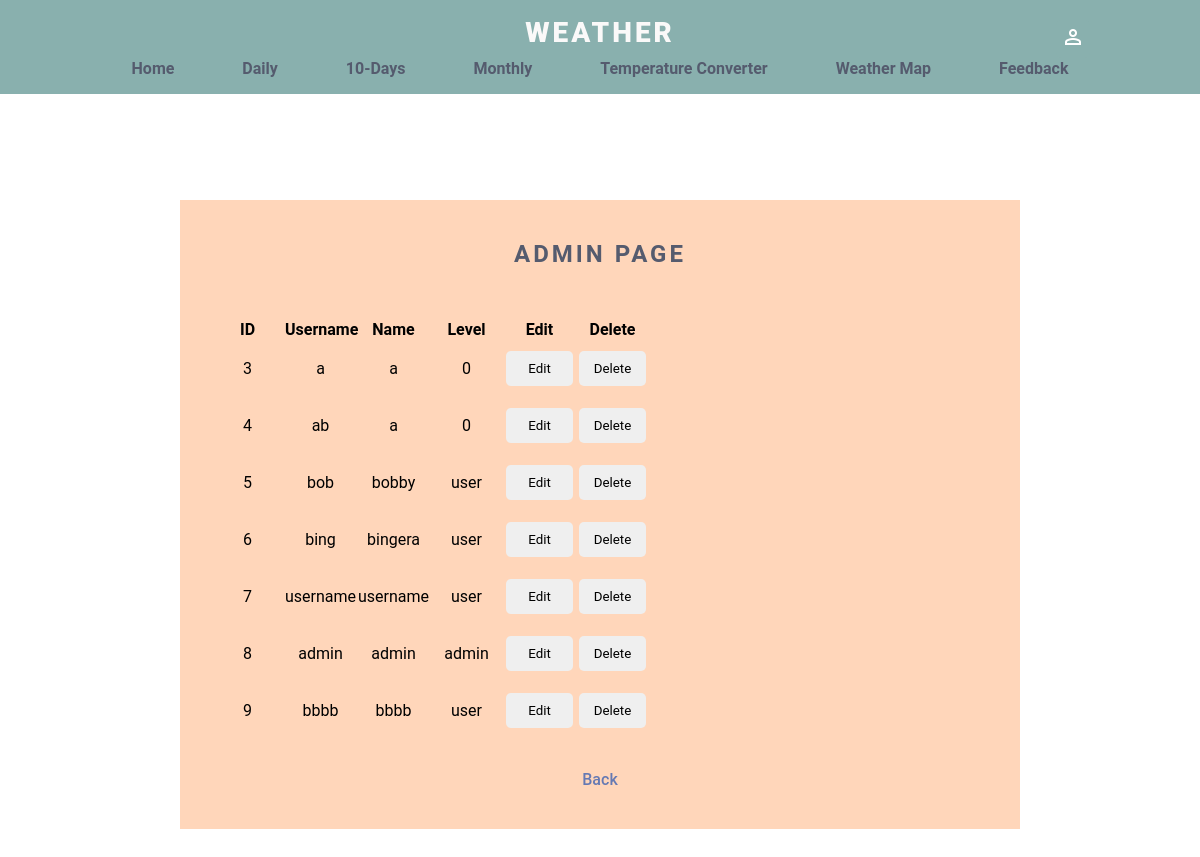
The app's page /adminPage.php (signed in) with its own data.
### tables this page shows
CREATE TABLE `users` (
  `id` int(11) NOT NULL,
  `username` varchar(255) NOT NULL,
  `password` varchar(255) NOT NULL,
  `name` varchar(255) NOT NULL,
  `level` varchar(10) NOT NULL
);

### adminPage.php (the view, shortened to what this page needs)
<?php
    if(isset($_SESSION['id']) && isset($_SESSION['username'])){
?>
<!DOCTYPE html>
<html>
    <head>
        <link rel="stylesheet" href="design.css">
    </head>
    <body>
        <nav>
            <h1>Weather</h1>
            <div class="container">
                <div class="hyperlinks">
                    <a href="index.php">Home</a>
                    <a href="daily.php">Daily</a>
                    <a href="#">10-Days</a>
                    <a href="#">Monthly</a>
                    <a href="tempConvert.php">Temperature Converter</a>
                    <a href="#">Weather Map</a>
                    <a href="feedback.php">Feedback</a>
                </div>
                <div class ="dropdown">
                    <button class ="dropbtn"><span class="material-symbols-outlined">person</span></button>
                    </div>
                </div>
        </nav>
        <div class="homeContent">
            <h2>Admin Page</h2>
            <form action="adminEdit.php" method="POST">
                <table class="adminTable">
                    <tr>
                        <th> ID </th>
                        <th> Username </th>
                        <th> Name </th>
                        <th> Level </th>
                        <th> Edit </th>
                        <th> Delete </th>
                    </tr>
                    <?php
                        include "db_conn.php";
                        $sql = "SELECT * FROM users";
                        $Table = mysqli_query($conn, $sql);
                        while($Row = mysqli_fetch_array($Table)){
                    ?>
                    <tr>
                        <td> <?php echo $Row['id'] ?></td>
                        <td> <?php echo $Row['username'] ?></td>
                        <td> <?php echo $Row['name'] ?></td>
                        <td> <?php echo $Row['level'] ?></td>
                        <td><input type="submit" name="edit/<?php $Row['id'] ?>" value="Edit"></td>
                        <td><input type="submit" name="delete/<?php $Row['id'] ?>" value="Delete"></td>
                    </tr>
                    <?php } ?>
                </table>
            </form>
            <a href = "home.php" class="account-button">Back</a>
        </div>
    </body>
</html>
<?php
    }
    else{
        header("Location: login.php");
        exit();
    }
?>

### design.css (style rules this page uses)
html, body { width: 100%; height: 100%; margin: 0; padding: 0; }
.adminTable { width: 100% !important; margin-top: 10px; margin-left: auto; margin-right: auto; align-self: center; table-layout: fixed; }
table { margin: 0 auto; }
th { height: 10px; width: fit-content; }
* { margin: 0; padding: 0; box-sizing: border-box; font-family: 'Roboto' , sans-serif; }
* h1 { color: #faf9f9; font-size: 28px; font-weight: 900; letter-spacing: 3px; text-transform: uppercase; text-align: center; }
* h2 { color: #555b6e; font-size: 24px; font-weight: 600; letter-spacing: 3px; text-transform: uppercase; text-align: center; padding-bottom: 10px; }
form { width: 500px; border: 2px ; padding: 30px; }
input { display: block; border: 2px; width: 95%; padding: 10px; margin: 10px auto; border-radius: 5px; }
button { float: right; background:#f1f1f1; padding: 10px 15px; color:#555b6e; border-radius: 5px; margin-right: 10px; border-color: #f1f1f1; border: none; }
.homeContent { background-color: #ffd6ba; position: relative; z-index: 1; margin-top: 200px; width: 70%; padding-top: 40px; padding-bottom: 40px; align-self: center; margin-left: auto; margin-right: auto; text-align: center; justify-content: center; align-items: center; }
nav { position: fixed; top: 0; left: 0; right: 0; z-index: 99; background-color: #89b0ae; padding: 16px 32px; border-bottom: 3px; }
.hyperlinks { padding-top: 10px; margin: 0 0; text-align: center; }
.hyperlinks a { color: #555b6e; margin: 0 16px; font-weight: 600; text-decoration: none; transition: 0.4s; padding: 8px 16px; border-radius: 99px; text-align: center; }
.dropbtn { background-color: #89b0ae; color: white; padding: 5px; font-size: 16px; border: none; }
.dropdown { position: absolute; right: 100px; top: 20px; display: inline-block; }
.account-button { color: #6579b3; font-weight: 540; text-decoration: none; transition: 0.4s; padding: 10px 15px; position: relative; }

### records on screen
users: id "3", username "a", name "a", level "0"
users: id "4", username "ab", name "a", level "0"
users: id "5", username "bob", name "bobby", level "user"
users: id "6", username "bing", name "bingera", level "user"
users: id "7", username "username", name "username", level "user"
users: id "8", username "admin", name "admin", level "admin"
users: id "9", username "bbbb", name "bbbb", level "user"
